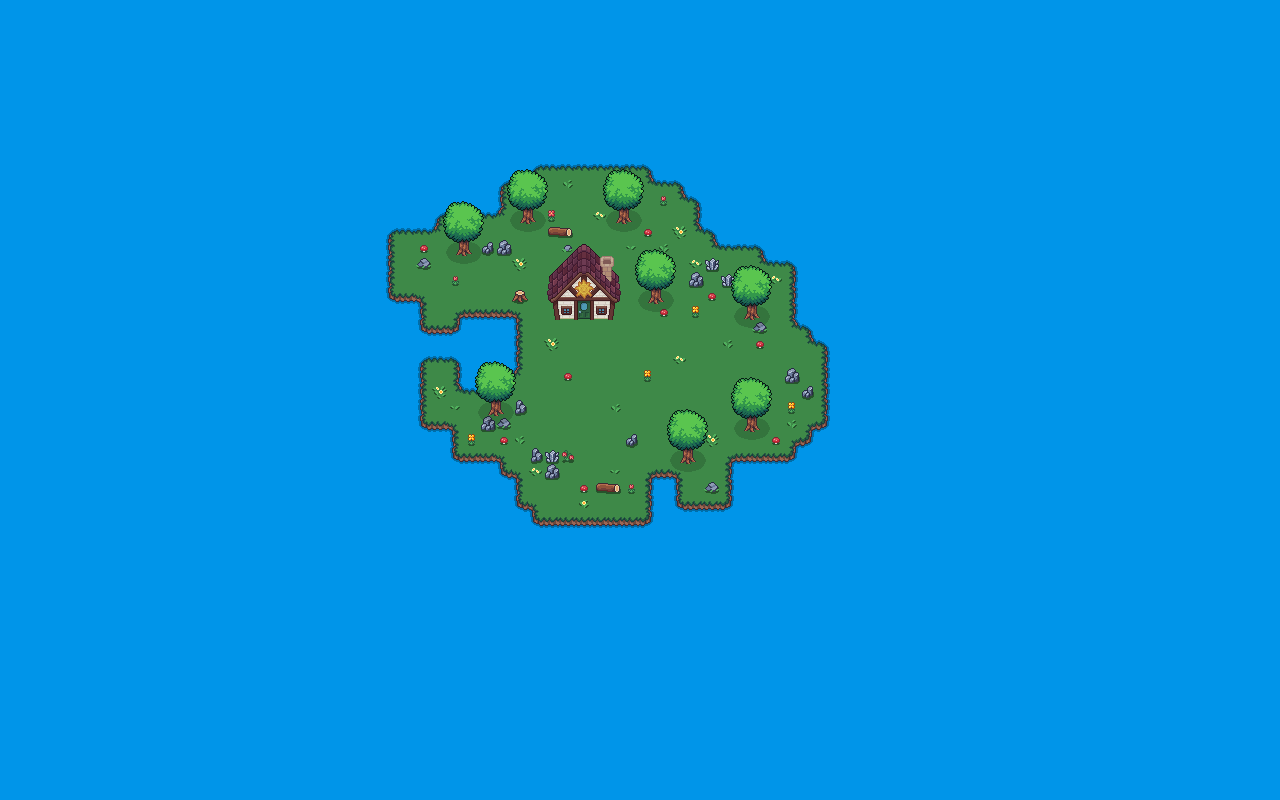

Tiled map render using the project's own tile images. Description and the map definition, with tile-layer contents summarised, below:
An orthogonal 80x50 tile map with 16x16 px tiles, 7 tile layers (Init, Map, Rocks, Nature, ...), 4 tilesets.

<map version="1.10" tiledversion="1.10.2" orientation="orthogonal" renderorder="right-down" width="80" height="50" tilewidth="16" tileheight="16" infinite="0" nextlayerid="6" nextobjectid="1">
  <tileset firstgid="1" source="../assets/images/tiles/tsx/tileset.tsx" />
  <tileset firstgid="73" source="../assets/images/tiles/tsx/nature.tsx" />
  <tileset firstgid="157" source="../assets/images/tiles/tsx/tree.tsx" />
  <tileset firstgid="177" source="../assets/images/tiles/tsx/buildings.tsx" />
  <layer id="1" name="Init" width="80" height="50">
    <properties>
      <property name="Visible" type="bool" value="false" />
     </properties>
    <data>[270 cells, 269 non-empty, 269 distinct tile ids]</data>
  </layer>
  <layer id="2" name="Map" width="80" height="50">
    <data>[4263 cells, 4263 non-empty, 263 distinct tile ids]</data>
</layer>
<layer id="3" name="Rocks" width="80" height="50">
  <data>[4000 cells, 17 non-empty, 5 distinct tile ids]</data>
</layer>
<layer id="4" name="Nature" width="80" height="50">
  <data>[4000 cells, 43 non-empty, 12 distinct tile ids]</data>
 </layer>
 <layer id="5" name="Trees" width="80" height="50">
  <data>[4000 cells, 164 non-empty, 23 distinct tile ids]</data>
 </layer>
 <layer id="6" name="BuildingFront" width="80" height="50">
  <data>[4000 cells, 5 non-empty, 5 distinct tile ids]</data>
 </layer>
 <layer id="6" name="BuildingFront" width="80" height="50">
  <data>[4000 cells, 20 non-empty, 20 distinct tile ids]</data>
 </layer>
</map>
